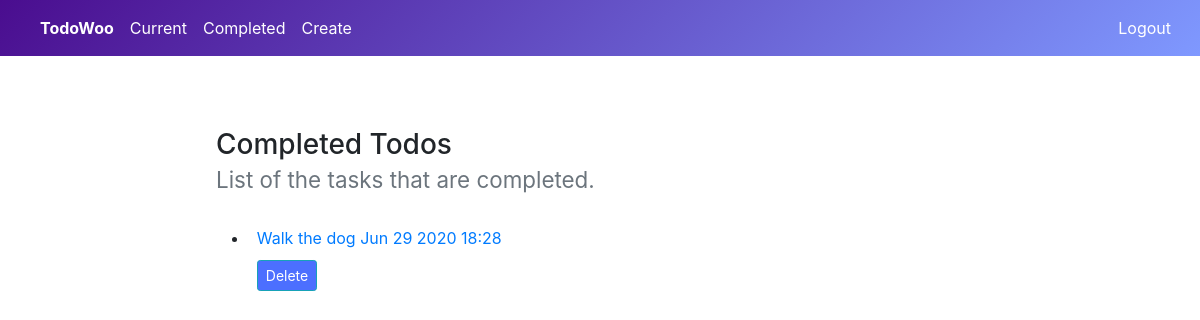
Before: /completedtodos (signed in) with the older database file.
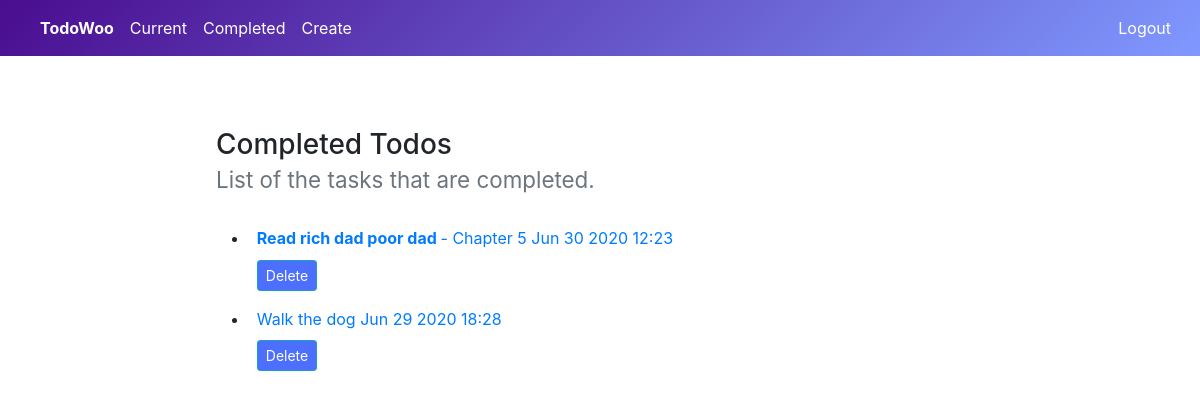
After: the same page with the newer database file.
### todo/models.py (models this page shows, shortened)
class Todo(models.Model):
    title = models.CharField(max_length=100)
    memo = models.TextField(blank=True)
    created = models.DateTimeField(auto_now_add=True)
    datecompleted = models.DateTimeField(null=True, blank=True)
    important = models.BooleanField(default=False)
    user = models.ForeignKey(User, on_delete=models.CASCADE)

### todo/views.py (the view)
# urls.py: path('completedtodos', views.completedtodos, name = 'completedtodos'),
@login_required
def completedtodos(request):
    todos = Todo.objects.filter(user=request.user, datecompleted__isnull=False).order_by('-datecompleted')
    return render(request, 'completedtodos.html', {'todos':todos})

### templates/completedtodos.html (shortened to what this page needs)
{% load static %}
<!DOCTYPE html>
<html lang="en">
<head>
        <link rel="stylesheet" href="https://maxcdn.bootstrapcdn.com/bootstrap/4.0.0/css/bootstrap.min.css">
</head>
<body>
    {% if user.is_authenticated %}
   <nav class="navbar navbar-expand-md navbar-light" style="background-image:linear-gradient(135deg, rgb(74,13,143)0%, rgba(0,51,255,0.5)100%);
">
    <div class="collapse navbar-collapse" id="navbarCollapse">
        <div class="navbar-nav">
            <a href="#" class="nav-item nav-link" style="color:white;"><strong>TodoWoo</strong></a>
            <a href="{% url 'currenttodos' %}" class="nav-item nav-link" style="color:white;">Current </a>
            <a href="{% url 'completedtodos' %}" class="nav-item nav-link nav-active" style="color:white;">Completed </a>
            <a href="{% url 'createtodos' %}" class="nav-item nav-link" style="color:white;">Create</a>
        </div>
        <div class="navbar-nav ml-auto">
            <form action="{% url 'logoutuser' %}" method="POST">
            <button type="submit" class="btn btn-link" style="color:white;">Logout</button>
            </form>
        </div>
    </div>
</nav>
{% endif %}
    <br>
    <br>
    <div style="margin-left:18%; margin-top:2%;">
    <h3>
  Completed Todos
   <br>
  <small class="text-muted">List of the tasks that are completed.</small>
    </h3>
    </div>
     <ul>
    <div class="d-flex flex-column" style="margin-left:18%; margin-top:2%;">
    {% for todo in todos %}
    <li>
    <a href="{% url 'viewtodo' todo.id %}">
    {% if todo.important %}<strong>{% endif %}
     <div class="p-2">{{todo.title}}
    {% if todo.important %}</strong>{% endif %}
    {% if todo.memo %}
     - {{todo.memo}}
     {% endif %}
     {{todo.datecompleted|date:'M j Y H:i'}}
      <form method = "POST" action="{% url 'deletetodo' todo.id%}" style="margin-top:1%">
    <button type="submit" class="btn btn-info btn-sm" style="background-color:rgba(0,51,255,0.7);">Delete</button>
    </form>
     </div>
     </a>
     </li>
    {% endfor %}
    </div>
    </ul>
</body>
</html>

Changed rows visible on the page:
now on this page (row edited): Todo: title "Read rich dad poor dad", memo "Chapter 5", datecompleted "Jun 30 2020 12:23"
